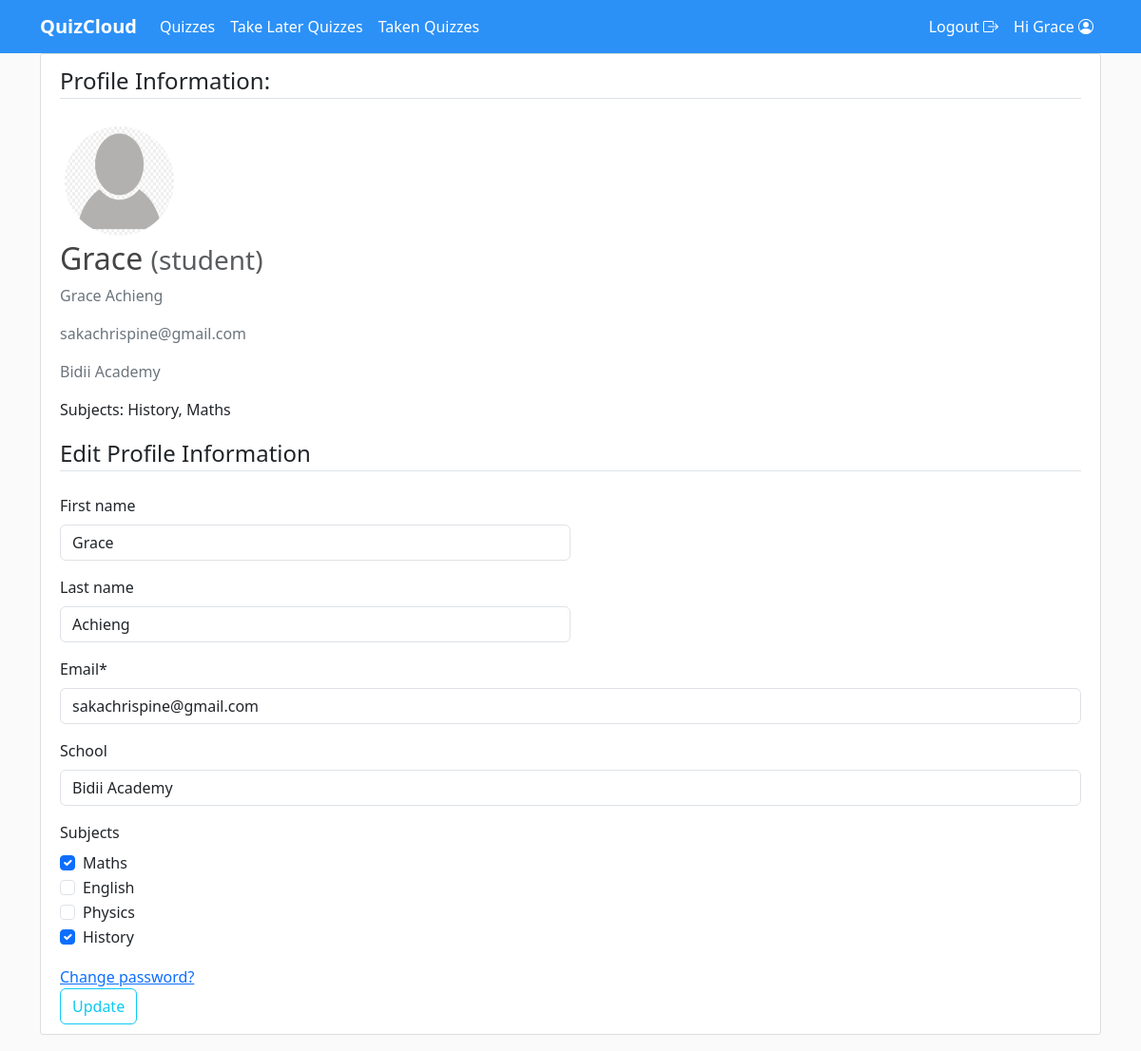
The page /profile/Grace (signed in) on the database its author committed.
### quiz/models.py (models this page shows, shortened)
class CustomUser(AbstractUser):
    def image_upload_to(self, instance=None):
        if instance:
            return os.path.join("Users", self.username, instance)
        return None
    STATUS = (
        ('student', 'student'),
        ('teacher', 'teacher'),
    )
    subjects = models.ManyToManyField(Subject, blank=True)
    email = models.EmailField(unique=True)
    status = models.CharField(max_length=100, choices=STATUS, default='student')
    school = models.CharField("School", max_length=100, default='', blank=True)
    image = models.ImageField(default='default/user.jpg', upload_to=image_upload_to)

class Subject(models.Model):
    id = models.UUIDField(primary_key=True, default=uuid.uuid4, editable=False)
    name = models.CharField(max_length=255)
    def __str__(self):
        return self.name

### quiz/views.py (the view)
# urls.py: path('profile/<username>', views.profile, name='profile'),
def profile(request, username):
    user = get_object_or_404(CustomUser, username=username)
    if request.user != user:
        messages.error(request, "You do not have permission to edit this profile.")
        return redirect("homepage")  # Replace with your homepage URL name
    if request.method == "POST":
        form = UserUpdateForm(request.POST, request.FILES, instance=user)
        if form.is_valid():
            form.save()
            messages.success(request, f'{user.username}, your profile has been updated!')
            return redirect("profile", username=user.username)  # Ensure this URL pattern is correct in your urls.py
    else:
        form = UserUpdateForm(instance=user)
    return render(
        request=request,
        template_name="quiz/profile.html",
        context={"form": form}
    )

### quiz/forms.py
class UserUpdateForm(forms.ModelForm):
    email = forms.EmailField()
    subjects = forms.ModelMultipleChoiceField(
        queryset=Subject.objects.all(),
        widget=forms.CheckboxSelectMultiple,
        required=False
    )
    class Meta:
        model = get_user_model()
        fields = ['first_name', 'last_name', 'email', 'image', 'subjects', 'school']

### quiz/templates/quiz/profile.html (shortened to what this page needs)
{% extends "quiz/header.html" %}
{% load crispy_forms_tags %}
{% block content %}
<div class="content-section col-lg-12 col-md-12 col-sm-12 tutorial-style" style="min-height:65vh;">
    <legend class="border-bottom mb-4">Profile Information:</legend>
    <form method="POST" enctype="multipart/form-data">
        <div class="media">
            {% if user.username == form.instance.username %}
                    <label for="id_image">
                        <img class="rounded-circle account-img profile-image"
                            style="cursor: pointer"
                            src="{{ form.instance.image.url }}"
                            title="Upload new image">
                    </label>
            {% else %}
                <img class="rounded-circle account-img profile-image", src="{{ form.instance.image.url }}">
            {% endif %}
            <div class="media-body">
                <h2 class="account-heading">{{ form.instance.username }}
                    <small class="text-muted">({{ form.instance.status }})</small>
                </h2>
                <p class="text-secondary">{{ form.instance.first_name }} {{ form.instance.last_name }}</p>
                <p class="text-secondary">{{ form.instance.email }}</p>
                <p class="text-secondary">{{ form.instance.school }}</p>
                {% if user.status == 'student' %}
                <p>Subjects:
                    {% for subject in user.subjects.all %}
                        {{ subject.name }}{% if not forloop.last %}, {% endif %}
                    {% endfor %}
                </p>
                {% endif %}
            </div>
        </div>
        {% if user.username == form.instance.username %}
            <fieldset class="form-group">
                <legend class="border-bottom mb-4">Edit Profile Information</legend>
                <div class="form-row">
                    <div class="form-group col-md-6 mb-0">
                        {{ form.first_name|as_crispy_field }}
                    </div>
                    <div class="form-group col-md-6 mb-0">
                        {{ form.last_name|as_crispy_field }}
                    </div>
                </div>
                {{ form.email|as_crispy_field }}
                {{ form.school|as_crispy_field }}
                {% if user.status == 'student' %}
                    {{ form.subjects|as_crispy_field }}
                {% endif %}
                <a href="{% url 'password_change' %}">Change password?</a>
            </fieldset>
            <div class="form-group">
                <button class="btn btn-outline-info" type="submit">Update</button>
            </div>
        {% endif %}
    </form>
</div>
{% endblock content %}

### quiz/templates/quiz/header.html (shortened to what this page needs)
{% load static %}
<!doctype html>
<html lang="en">
<head>
    <link href="https://cdn.jsdelivr.net/npm/bootstrap@5.3.3/dist/css/bootstrap.min.css" rel="stylesheet"
>
    <link rel="stylesheet" href="https://cdn.jsdelivr.net/npm/bootstrap-icons@1.11.3/font/bootstrap-icons.min.css">
    <link href="{% static 'fontawesomefree/css/all.min.css' %}" rel="stylesheet" type="text/css">
    <link rel="stylesheet" type="text/css" href="{% static 'quiz/main/main.css' %}">
</head>
<body hx-headers='{"X-CSRFToken": "{{ csrf_token }}"}'>
    {% include 'quiz/includes/navbar.html' %}
    <main role="main" class="container-xl">
        <div class="row">
            <div class="col-lg-12 col-md-12-p-0 col-sm-12">
                {% block content %}
                {% endblock %}
            </div>
        </div>
    </main>
</body>
</html>

### quiz/templates/quiz/includes/navbar.html (shortened to what this page needs)
<nav class="navbar sticky-top navbar-expand-lg navbar-light" style="background-color: #2c91f7;">
    <div class="container">
        <a href="#" class="navbar-brand fw-bold text-white">QuizCloud</a>
        <div class="collapse navbar-collapse" id="navbarCollapse">
            <div class="navbar-nav">
                {% if user.status == 'student' %}
                    {% if user.is_authenticated %}
                    <a href="{% url 'user_quizzes' %}" class="nav-item nav-link active text-white">
                        Quizzes
                    </a>
                    <a href="{% url 'view_take_later' %}" class="nav-item nav-link text-white">
                        Take Later Quizzes
                    </a>
                    <a href="{% url 'completed_quizzes' %}" class="nav-item nav-link text-white">
                        Taken Quizzes
                    </a>
                    {% endif %}
                {% endif %}
            </div>
            <div class="navbar-nav ms-auto">
                {% if user.is_authenticated %}
                <a href="{% url 'logout' %}" class="nav-item nav-link text-white">
                    Logout <i class="bi bi-box-arrow-right"></i>
                </a>
                <a href="{% url 'profile' user.username %}" class="nav-item nav-link text-white">
                    Hi {{ user.username }} <i class="bi bi-person-circle"></i>
                </a>
                {% endif %}
            </div>
        </div>
    </div>
</nav>

### quiz/static/quiz/main/main.css (style rules this page uses)
:root { --footercolor: #003F72; --navbarcolor: #003F72; --btncolor: #003F72; --socialcolor: #003F72; --brightText: #ffffff; }
body { background: #fafafa; }
h1, h2, h3, h4, h5, h6 { color: #444444; }
.content-section { background: #ffffff; padding: 10px 20px; border: 1px solid #dddddd; border-radius: 3px; margin-bottom: 20px; }
.profile-image { width: 125px; height: 125px; padding: 5px; }

### rows shown on the page
CustomUser: username "Grace", instance.image (placeholder picture), instance.username "Grace", instance.status "student", instance.first_name "Grace", instance.last_name "Achieng", instance.email "sakachrispine@gmail.com", instance.school "Bidii Academy", first_name "Grace", last_name "Achieng", email "sakachrispine@gmail.com", school "Bidii Academy"
Subject: name "History"
Subject: name "Maths"
